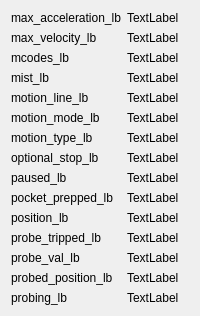
      <widget class="QWidget" name="tab_4">
       <attribute name="title">
        <string>4</string>
       </attribute>
       <layout class="QGridLayout" name="gridLayout_4">
        <item row="3" column="0">
         <widget class="QLabel" name="label_50">
          <property name="text">
           <string>mist_lb</string>
          </property>
         </widget>
        </item>
        <item row="6" column="0">
         <widget class="QLabel" name="label_53">
          <property name="text">
           <string>motion_type_lb</string>
          </property>
         </widget>
        </item>
        <item row="0" column="0">
         <widget class="QLabel" name="label_47">
          <property name="text">
           <string>max_acceleration_lb</string>
          </property>
         </widget>
        </item>
        <item row="13" column="0">
         <widget class="QLabel" name="label_60">
          <property name="text">
           <string>probed_position_lb</string>
          </property>
         </widget>
        </item>
        <item row="1" column="1">
         <widget class="QLabel" name="max_velocity_lb">
          <property name="text">
           <string>TextLabel</string>
          </property>
         </widget>
        </item>
        <item row="7" column="1">
         <widget class="QLabel" name="optional_stop_lb">
          <property name="text">
           <string>TextLabel</string>
          </property>
         </widget>
        </item>
        <item row="8" column="1">
         <widget class="QLabel" name="paused_lb">
          <property name="text">
           <string>TextLabel</string>
          </property>
         </widget>
        </item>
        <item row="9" column="0">
         <widget class="QLabel" name="label_56">
          <property name="text">
           <string>pocket_prepped_lb</string>
          </property>
         </widget>
        </item>
        <item row="2" column="1">
         <widget class="QLabel" name="mcodes_lb">
          <property name="text">
           <string>TextLabel</string>
          </property>
         </widget>
        </item>
        <item row="2" column="0">
         <widget class="QLabel" name="label_49">
          <property name="text">
           <string>mcodes_lb</string>
          </property>
         </widget>
        </item>
        <item row="10" column="0">
         <widget class="QLabel" name="label_57">
          <property name="text">
           <string>position_lb</string>
          </property>
         </widget>
        </item>
        <item row="5" column="1">
         <widget class="QLabel" name="motion_mode_lb">
          <property name="text">
           <string>TextLabel</string>
          </property>
         </widget>
        </item>
        <item row="12" column="1">
         <widget class="QLabel" name="probe_val_lb">
          <property name="text">
           <string>TextLabel</string>
          </property>
         </widget>
        </item>
        <item row="4" column="0">
         <widget class="QLabel" name="label_51">
          <property name="text">
           <string>motion_line_lb</string>
          </property>
         </widget>
        </item>
        <item row="5" column="0">
         <widget class="QLabel" name="label_52">
          <property name="text">
           <string>motion_mode_lb</string>
          </property>
         </widget>
        </item>
        <item row="7" column="0">
         <widget class="QLabel" name="label_54">
          <property name="text">
           <string>optional_stop_lb</string>
          </property>
         </widget>
        </item>
        <item row="4" column="1">
         <widget class="QLabel" name="motion_line_lb">
          <property name="text">
           <string>TextLabel</string>
          </property>
         </widget>
        </item>
        <item row="10" column="1">
         <widget class="QLabel" name="position_lb">
          <property name="text">
           <string>TextLabel</string>
          </property>
         </widget>
        </item>
        <item row="3" column="1">
         <widget class="QLabel" name="mist_lb">
          <property name="text">
           <string>TextLabel</string>
          </property>
         </widget>
        </item>
        <item row="6" column="1">
         <widget class="QLabel" name="motion_type_lb">
          <property name="text">
           <string>TextLabel</string>
          </property>
         </widget>
        </item>
        <item row="0" column="1">
         <widget class="QLabel" name="max_acceleration_lb">
          <property name="text">
           <string>TextLabel</string>
          </property>
         </widget>
        </item>
        <item row="9" column="1">
         <widget class="QLabel" name="pocket_prepped_lb">
          <property name="text">
           <string>TextLabel</string>
          </property>
         </widget>
        </item>
        <item row="11" column="1">
         <widget class="QLabel" name="probe_tripped_lb">
          <property name="text">
           <string>TextLabel</string>
          </property>
         </widget>
        </item>
        <item row="8" column="0">
         <widget class="QLabel" name="label_55">
          <property name="text">
           <string>paused_lb</string>
          </property>
         </widget>
        </item>
        <item row="11" column="0">
         <widget class="QLabel" name="label_58">
          <property name="text">
           <string>probe_tripped_lb</string>
          </property>
         </widget>
        </item>
        <item row="13" column="1">
         <widget class="QLabel" name="probed_position_lb">
          <property name="text">
           <string>TextLabel</string>
          </property>
         </widget>
        </item>
        <item row="1" column="0">
         <widget class="QLabel" name="label_48">
          <property name="text">
           <string>max_velocity_lb</string>
          </property>
         </widget>
        </item>
        <item row="12" column="0">
         <widget class="QLabel" name="label_59">
          <property name="text">
           <string>probe_val_lb</string>
          </property>
         </widget>
        </item>
        <item row="14" column="0">
         <widget class="QLabel" name="label_61">
          <property name="text">
           <string>probing_lb</string>
          </property>
         </widget>
        </item>
        <item row="14" column="1">
         <widget class="QLabel" name="probing_lb">
          <property name="text">
           <string>TextLabel</string>
          </property>
         </widget>
        </item>
       </layout>
      </widget>
